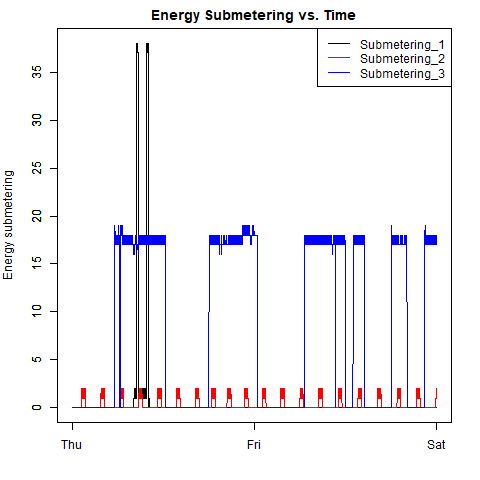

Recreate this plot in R.
## plot3.R

## Get power consumption in February 1 and 2.
subpower <- read_data()

png("plot3.png")
## Plot sub_metering , 2, & 3
par(mfrow = c(1, 1), mar = c(4, 4, 2, 2 ))
plot(subpower$Time, subpower$Submetering_1, col = "black", type = "l",
     xlab = "", ylab = "Energy submetering",
     main = "Energy Submetering vs. Time")
axis(side = 2, at = seq(0, 35, 5))
lines(subpower$Time, subpower$Submetering_2, col = "red", type = "l")
lines(subpower$Time, subpower$Submetering_3, col = "blue", type = "l")
legend("topright", lty = 1, col = c("black", "red", "blue"),
       legend = c("Submetering_1", "Submetering_2", "Submetering_3"))
axis(side = 2, at = seq(0, 35, 5))
dev.off()